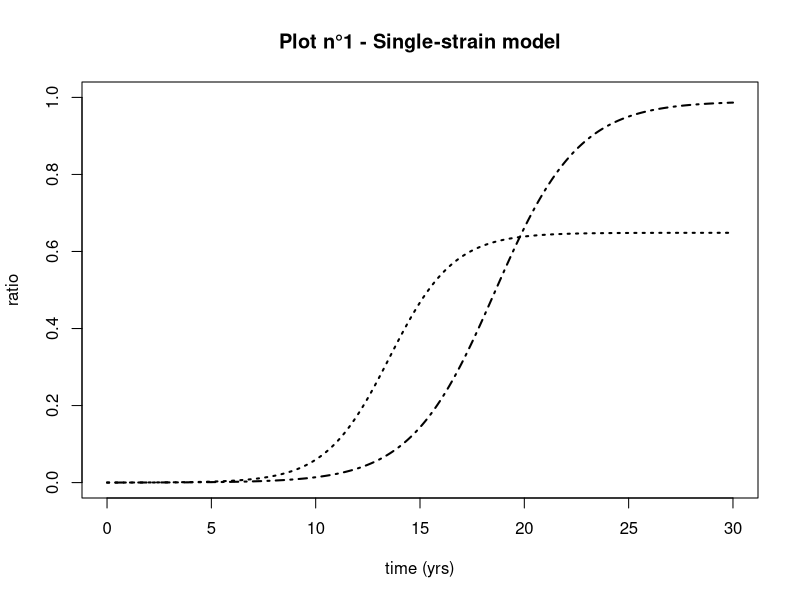
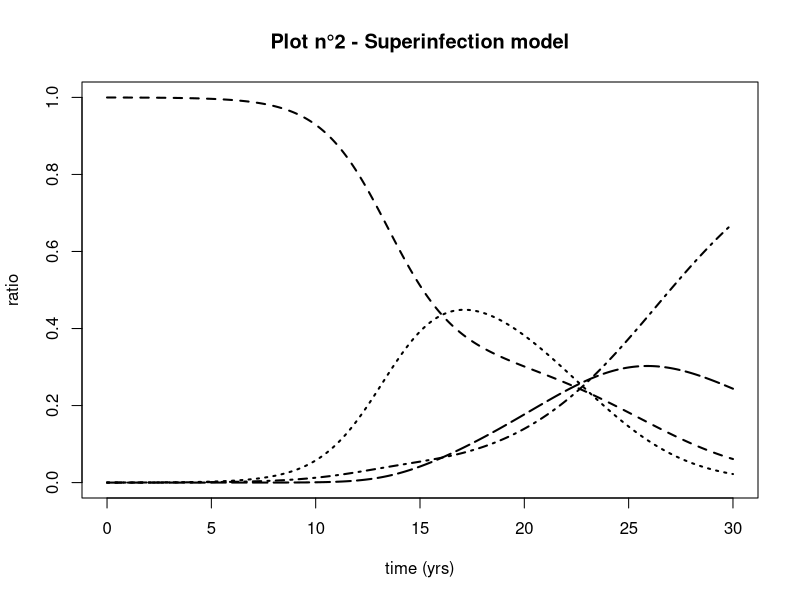
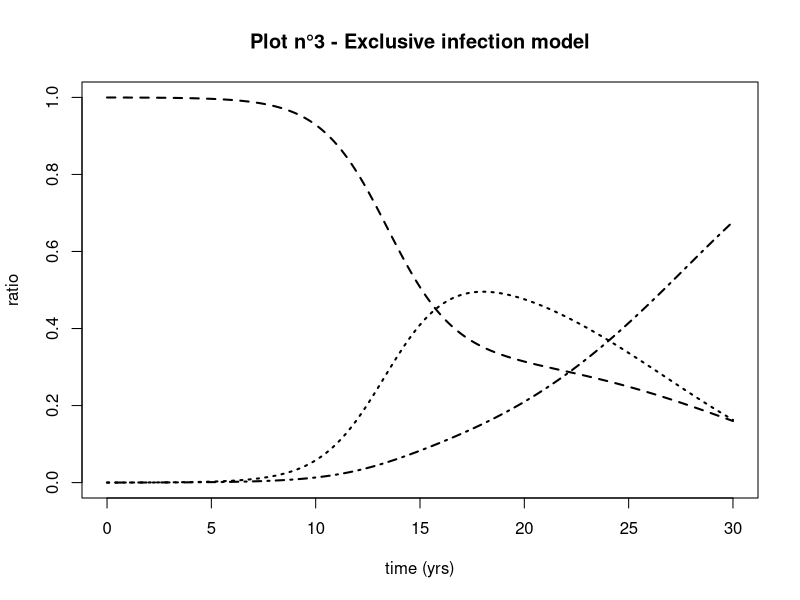
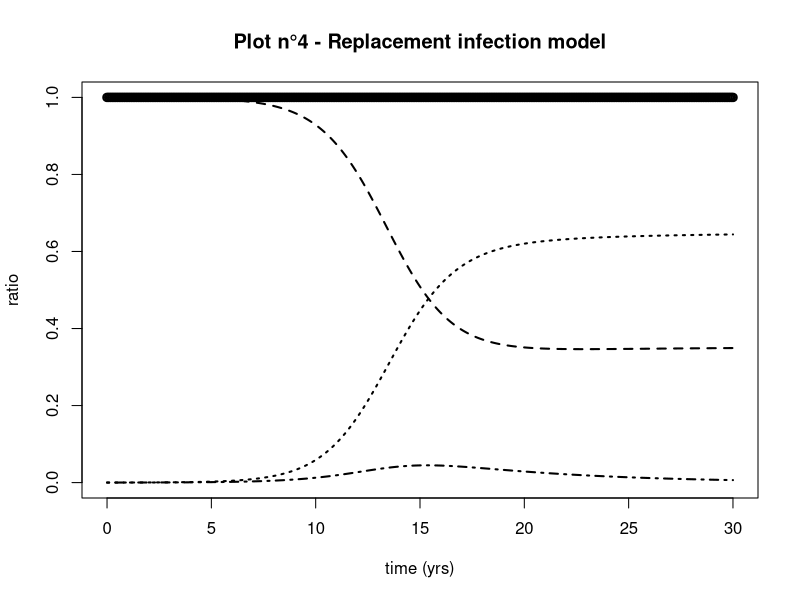
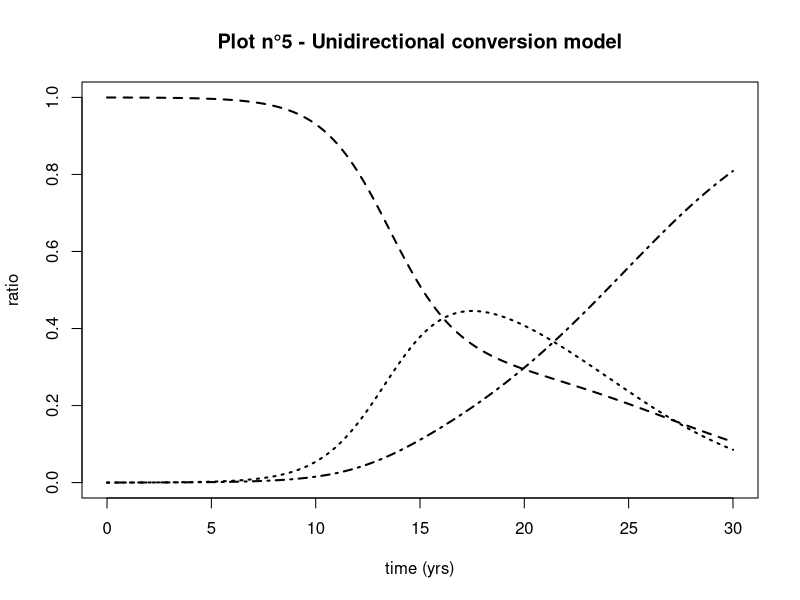
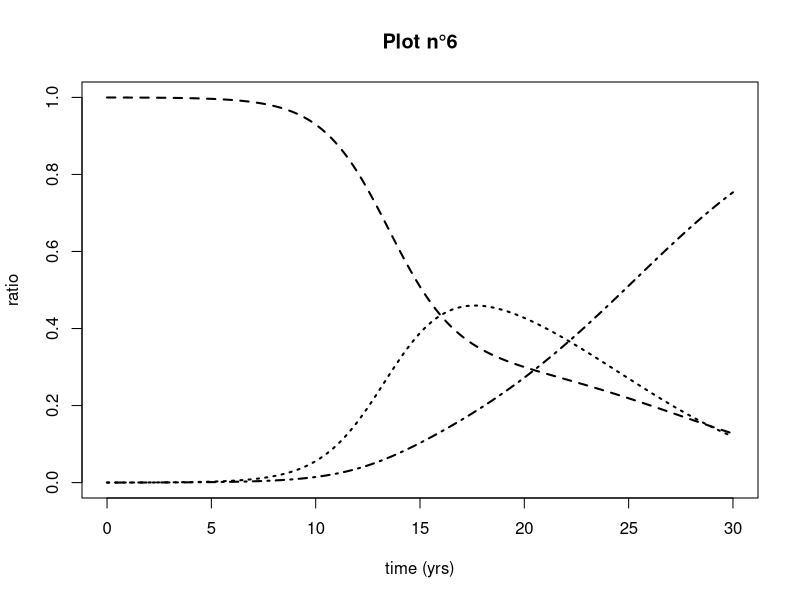

Reproduce these figures in R, in order.
## ---- chunk 1
library(deSolve)
N=10000
## ---- chunk 2
parameters <- c(beta_w=0.0001, beta_z=0.00005, gamma=0.005, gamma_prim=0.5, eps=0.7 )

state <- c(S1=N-1, S2=N-1, Iw=1, Iz=1)

times=seq(0, 30, by=1/12)

SIS_single_strain=function(times, state, parameters){
  with(as.list(c(state,parameters)),
       {dS1 = - beta_w*Iw*S1 + gamma*(1-eps)*Iw + gamma_prim*eps*Iw
        dS2 = - beta_z*Iz*S2 + gamma*Iz
        dIw = beta_w*Iw*S1 - gamma*(1-eps)*Iw - gamma_prim*eps*Iw
        dIz = beta_z*Iz*S2 - gamma*Iz
        list(c(dS1, dS2, dIw, dIz))
       })
}

require(deSolve)

out=as.data.frame(
  ode(y=state, times=times, func=SIS_single_strain, parms=parameters)
)

## ---- chunk 3
plot(times, out$Iw/N, main="Plot n°1 - Single-strain model", xlab="time (yrs)", ylab="ratio", ylim=c(0,1), lty=3, lwd=2, type="l")

lines(times, out$Iz/N, lty=4, lwd=2)


## ---- chunk 4
parameters <- c(beta_w=0.0001, beta_z=0.00005, gamma=0.005, gamma_prim=0.5, eps=0.7, q=0.25 )

state <- c(S=N-2, Iw=1, Iz=1, Iwz=0)

times=seq(0, 30, by=1/12)

SIS_superinf=function(times, state, parameters){
  with(as.list(c(state,parameters)),
       {dS = - beta_w*(Iw+q*Iwz)*S - beta_z*(Iz+q*Iwz)*S + gamma*(1-eps)*Iw + gamma_prim*eps*Iw + gamma*Iz
        dIw = beta_w*(Iw+q*Iwz)*S + gamma*Iwz - beta_z*(Iz+q*Iwz)*Iw - gamma*(1-eps)*Iw - gamma_prim*eps*Iw 
        dIz = beta_z*(Iz+q*Iwz)*S + gamma*(1-eps)*Iwz + gamma_prim*eps*Iwz - beta_w*(Iw+q*Iwz)*Iz - gamma*Iz 
        dIwz = beta_w*(Iw+q*Iwz)*Iz + beta_z*(Iz+q*Iwz)*Iw - gamma*Iwz - gamma*(1-eps)*Iwz - gamma_prim*eps*Iwz
        list(c(dS, dIw, dIz, dIwz))
       })
}

require(deSolve)

out_super=as.data.frame(
  ode(y=state, times=times, func=SIS_superinf, parms=parameters)
)

## ---- chunk 5
plot(times, out_super$S/N, main="Plot n°2 - Superinfection model", xlab="time (yrs)", ylab="ratio", ylim=c(0,1), lty=2, lwd=2, type="l")
lines(times, out_super$Iw/N, lty=3, lwd=2)
lines(times, out_super$Iz/N, lty=4, lwd=2)
lines(times, out_super$Iwz/N, lty=5, lwd=2)


## ---- chunk 6
parameters <- c(beta_w=0.0001, beta_z=0.00005, gamma=0.005, gamma_prim=0.5, eps=0.7 )

state <- c(S=9998, Iw=1, Iz=1)

times=seq(0, 30, by=1/12)

SIS_exclusive=function(times, state, parameters){
  with(as.list(c(state,parameters)),
       {dS = - beta_w*Iw*S - beta_z*Iz*S + gamma*(1-eps)*Iw + gamma_prim*eps*Iw + gamma*Iz
        dIw = beta_w*Iw*S - gamma*(1-eps)*Iw - gamma_prim*eps*Iw
        dIz = beta_z*Iz*S - gamma*Iz
        list(c(dS, dIw, dIz))
       })
}

require(deSolve)

out_exc=as.data.frame(
  ode(y=state, times=times, func=SIS_exclusive, parms=parameters)
)

## ---- chunk 7
plot(times, out_exc$S/N, main="Plot n°3 - Exclusive infection model", xlab="time (yrs)", ylab="ratio", ylim=c(0,1), lty=2, lwd=2, type="l")
lines(times, out_exc$Iw/N, lty=3, lwd=2)
lines(times, out_exc$Iz/N, lty=4, lwd=2)

## ---- chunk 8
parameters <- c(beta_w=0.0001, beta_z=0.00005, gamma=0.005, gamma_prim=0.5, eps=0.7 )

state <- c(S=9998, Iw=1, Iz=1)

times=seq(0, 30, by=1/12)

SIS_replacement=function(times, state, parameters){
  with(as.list(c(state,parameters)),
       {dS = - beta_w*Iw*S - beta_z*Iz*S + gamma*(1-eps)*Iw + gamma_prim*eps*Iw + gamma*Iz
        dIw = beta_w*Iw*S - gamma*(1-eps)*Iw - gamma_prim*eps*Iw + (beta_w-beta_z)*Iw*Iz
        dIz = beta_z*Iz*S - gamma*Iz - (beta_w-beta_z)*Iw*Iz
        list(c(dS, dIw, dIz))
       })
}

require(deSolve)

out_rep=as.data.frame(
  ode(y=state, times=times, func=SIS_replacement, parms=parameters)
)

## ---- chunk 9
plot(times, (out_rep$S + out_rep$Iw + out_rep$Iz)/N, main="Plot n°4 - Replacement infection model", xlab="time (yrs)", ylab="ratio", ylim=c(0,1), lty=1, lwd=2)
lines(times, out_rep$S/N, lty=2, lwd=2)
lines(times, out_rep$Iw/N, lty=3, lwd=2)
lines(times, out_rep$Iz/N, lty=4, lwd=2)

## ---- chunk 10
parameters <- c(beta_w=0.0001, beta_z=0.00005, gamma=0.005, gamma_prim=0.5, eps=0.7, rho=0.01 )

state <- c(S=9998, Iw=1, Iz=1)

times=seq(0, 30, by=1/12)

SIS_unidir=function(times, state, parameters){
  with(as.list(c(state,parameters)),
       {dS = - beta_w*Iw*S - beta_z*Iz*S + gamma*(1-eps)*Iw + gamma_prim*eps*Iw + gamma*Iz
        dIw = beta_w*Iw*S - gamma*(1-eps)*Iw - gamma_prim*eps*Iw - rho*eps*Iw
        dIz = beta_z*Iz*S - gamma*Iz + rho*eps*Iw
        list(c(dS, dIw, dIz))
       })
}

require(deSolve)

out_uni=as.data.frame(
  ode(y=state, times=times, func=SIS_unidir, parms=parameters)
)

## ---- chunk 11
plot(times, out_uni$S/N, main="Plot n°5 - Unidirectional conversion model", xlab="time (yrs)", ylab="ratio", ylim=c(0,1), lty=2, lwd=2, type="l")
lines(times, out_uni$Iw/N, lty=3, lwd=2)
lines(times, out_uni$Iz/N, lty=4, lwd=2)

## ---- chunk 12
parameters <- c(beta_w=0.0001, beta_z=0.00005, gamma=0.005, gamma_prim=0.5, eps=0.7, rho=0.01 , phi=0.02)

state <- c(S=9998, Iw=1, Iz=1)

times=seq(0, 30, by=1/12)

SIS_bidir=function(times, state, parameters){
  with(as.list(c(state,parameters)),
       {dS = - beta_w*Iw*S - beta_z*Iz*S + gamma*(1-eps)*Iw + gamma_prim*eps*Iw + gamma*Iz
        dIw = beta_w*Iw*S - gamma*(1-eps)*Iw - gamma_prim*eps*Iw - rho*eps*Iw + phi*(1-eps)*Iz
        dIz = beta_z*Iz*S - gamma*Iz + rho*eps*Iw - phi*(1-eps)*Iz
        list(c(dS, dIw, dIz))
       })
}

require(deSolve)

out_bi=as.data.frame(
  ode(y=state, times=times, func=SIS_bidir, parms=parameters)
)

## ---- chunk 13
plot(times, out_bi$S/N, main="Plot n°6", xlab="time (yrs)", ylab="ratio", ylim=c(0,1), lty=2, lwd=2, type="l")
lines(times, out_bi$Iw/N, lty=3, lwd=2)
lines(times, out_bi$Iz/N, lty=4, lwd=2)
